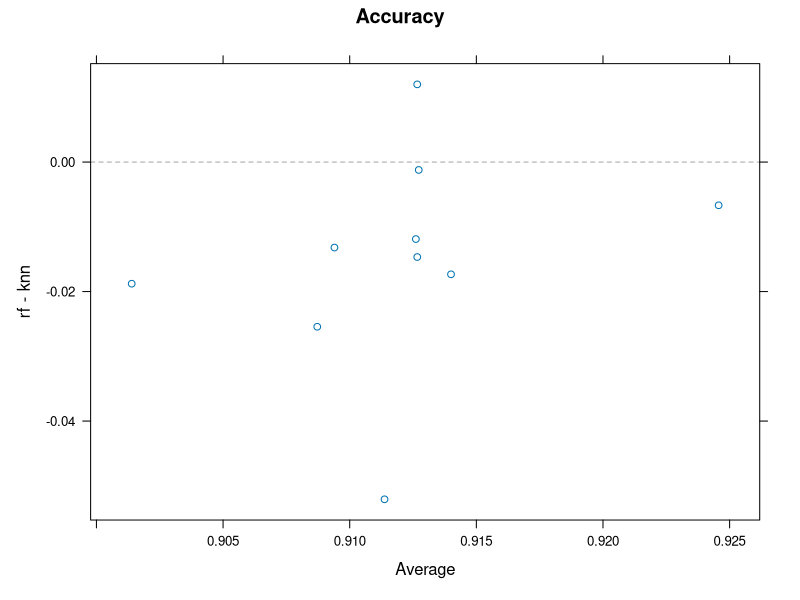

Write the R code that produced this figure.
# what the program does: ####
# makes two alternative models for the data CompleteSurvey and compare which is better

# dataframe = Responses
# y-value = brand

# load libraries (uncomment by convinience)
library(caret)

# initializations ####
set.seed(111) # initialize random seed for reproducibility

# load data
setwd("C:/Users/jeron/ubiqumR")
Responses <- read.csv('CompleteResponses.csv')

# preprocessing data ####
# select columns
Responses <- Responses[, which(names(Responses) %in% c("brand","salary","age")) ]

# transform y to factor levels
Responses$brand <- factor(Responses$brand, ordered = FALSE)

# splitting dataset 75%/25% train/test ####
inTrain <- createDataPartition( y = Responses$brand, 
                                p=0.75,
                                list = FALSE )
trainingSet <- Responses[inTrain,]
testingSet <- Responses[-inTrain,]

# define fit/train control: 10 fold cross validation ####
trControl <- trainControl(method = "cv", number = 10)

# train model: knn ####
knnFit <- train(
  brand ~ .,
  data = trainingSet,
  method = "knn",
  preProc = c("center", "scale"),
  tuneLength = 10,
  na.action = na.exclude,
  trControl = trControl
)

# train alternative model ####
# train model: random forest
rfFit <- train(
  brand ~ .,
  data = trainingSet,
  method = "rf",
  preProc = c("center", "scale"),
  trControl = trControl
)

# compare models ####
resamps <- resamples(list(rf = rfFit, knn = knnFit))

# plot stats summary and graph
summary(resamps)
xyplot(resamps, what = "BlandAltman")




